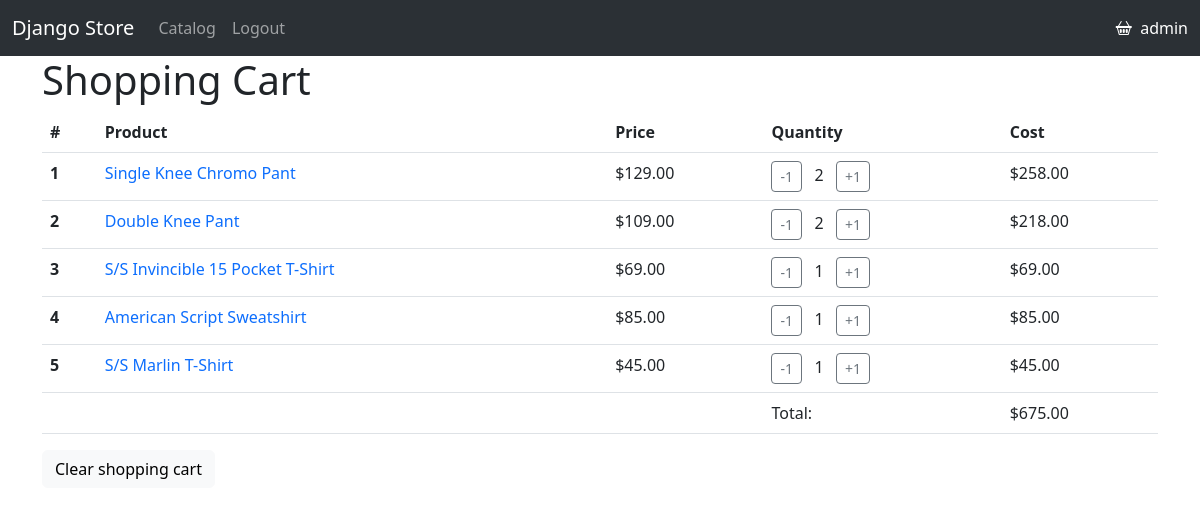
The page /cart/ (signed in) on the database as committed earlier.
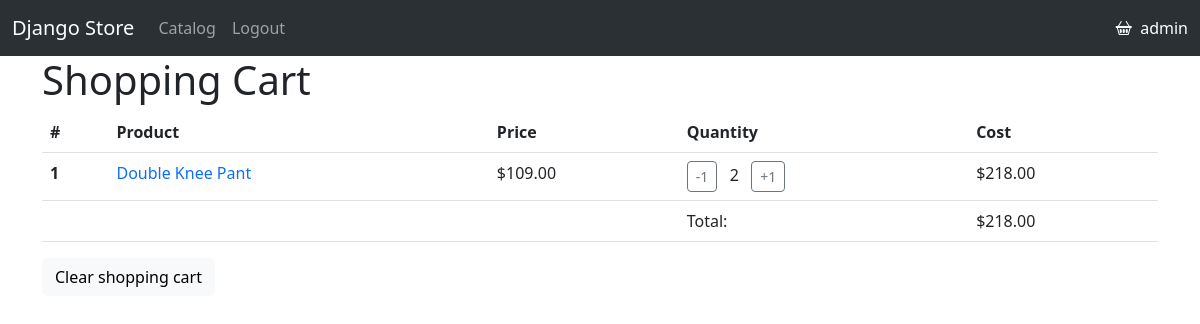
The same page on the database as committed later.
### authuser/models.py (models this page shows)
class User(AbstractUser):
    pass

### shopping_cart/models.py (models this page shows, shortened)
class CartItem(models.Model):
    cart = models.ForeignKey(Cart, on_delete=models.CASCADE, related_name='items')
    product = models.ForeignKey(Product, on_delete=models.CASCADE)
    quantity = models.PositiveIntegerField(default=0)
    def get_cost(self):
        return self.product.price * self.quantity

class Cart(models.Model):
    user = models.ForeignKey(User, on_delete=models.CASCADE)
    updated_at = models.DateTimeField(auto_now_add=True)
    def get_total_cost(self):
        return sum(item.get_cost() for item in self.items.all())

### catalog/models.py (models this page shows, shortened)
class Product(models.Model):
    CATEGORY_CHOICES = [
        ('TS', 'T-shirts'),
        ('SW', 'Sweatshirts'),
        ('PN', 'Pants'),
        ('JC', 'Jackets'),
    ]
    name = models.CharField(max_length=150)
    category = models.CharField(max_length=2, choices=CATEGORY_CHOICES, default=None)
    article_number = models.CharField(max_length=50, unique=True)
    price = models.FloatField()
    stock = models.PositiveIntegerField(default=0)
    image = models.ImageField(upload_to='images/catalog')

### shopping_cart/views.py (the view)
# urls.py: path('cart/', views.show_cart, name='show_cart'),
def show_cart(request):
    cart, _ = Cart.objects.get_or_create(user=request.user)
    return render(request, 'shopping_cart/cart.html', {'cart': cart})

### shopping_cart/templates/shopping_cart/cart.html (shortened to what this page needs)
{% extends 'base.html' %}
{% block content%}
<h1>Shopping Cart</h1>
{% if cart.items.all %}
    <table class="table">
        <thead>
        <tr>
            <th scope="col">#</th>
            <th scope="col">Product</th>
            <th scope="col">Price</th>
            <th scope="col">Quantity</th>
            <th scope="col">Cost</th>
        </tr>
        </thead>
        <tbody>
        {% for item in cart.items.all %}
            <tr>
                <th scope="row">{{ forloop.counter }}</th>
                <td><a href="{% url 'catalog:product_detail' item.product.pk %}" class="text-decoration-none">{{ item.product.name }}</a></td>
                <td>${{ item.product.price|floatformat:2 }}</td>
                <td>
                    <a href="{% url 'shopping_cart:remove_from_cart' item.product.pk %}" role="button" class="btn btn-outline-secondary btn-sm">-1</a>
                    &nbsp;&nbsp;{{ item.quantity }}&nbsp;&nbsp;
                    <a href="{% url 'shopping_cart:add_to_cart' item.product.pk %}" role="button" class="btn btn-outline-secondary btn-sm">+1</a>
                </td>
                <td>${% widthratio item.product.price 1 item.quantity as result %}{{result|floatformat:2}}</td>
            </tr>
        {% endfor %}
            <tr>
                <th scope="row"></th>
                <td></td>
                <td></td>
                <td>Total:</td>
                <td>${{ cart.get_total_cost|floatformat:2 }}</td>
            </tr>
      </tbody>
    </table>
    <a href="{% url 'shopping_cart:clear_cart' %}" role="button" class="btn btn-light">Clear shopping cart</a>
{% else %}
    <p>Your shopping cart is empty</p>
{% endif %}
{% endblock %}

### templates/base.html (shortened to what this page needs)
<!DOCTYPE html>
<html lang="en">
<head>
    <link href="https://cdn.jsdelivr.net/npm/bootstrap@5.3.0-alpha1/dist/css/bootstrap.min.css" rel="stylesheet">
    <link rel="stylesheet" href="https://cdn.jsdelivr.net/npm/bootstrap-icons@1.10.3/font/bootstrap-icons.css">
</head>
<body>
    <nav class="navbar navbar-expand-lg bg-body-tertiary bg-dark" data-bs-theme="dark">
      <div class="container-fluid">
        <a class="navbar-brand" href="{% url 'catalog:product_list' %}">Django Store</a>
        <div class="collapse navbar-collapse" id="navbarNav">
          <ul class="navbar-nav">
            <li class="nav-item">
              <a class="nav-link" href="{% url 'catalog:product_list' %}">Catalog</a>
            </li>
            {% if not user.is_authenticated %}
                <li class="nav-item">
                  <a class="nav-link" href="{% url 'authuser:register' %}">Registration</a>
                </li>
                <li class="nav-item">
                  <a class="nav-link" href="{% url 'authuser:login' %}">Login</a>
                </li>
            {% else %}
                <li class="nav-item">
                  <a class="nav-link" href="{% url 'authuser:logout' %}">Logout</a>
                </li>
            {% endif %}
          </ul>
        </div>
        <span class="navbar-text">
          {% if user.is_authenticated %}
            <a href="{% url 'shopping_cart:show_cart' %}" class="text-decoration-none">
            <i class="bi bi-basket2">&nbsp;</i>
                {{ user.username }}
            </a>
          {% endif %}
        </span>
      </div>
    </nav>
    <div class="container">
        {% block content %}{% endblock %}
    </div>
</body>
</html>

Rows that differ between the two databases and show on the page:
removed CartItem: product.name "Single Knee Chromo Pant", product.price "129.00", quantity "2", result "258.00"
removed CartItem: product.name "S/S Invincible 15 Pocket T-Shirt", product.price "69.00", quantity "1", result "69.00"
removed CartItem: product.name "American Script Sweatshirt", product.price "85.00", quantity "1", result "85.00"
removed CartItem: product.name "S/S Marlin T-Shirt", product.price "45.00", quantity "1", result "45.00"
computed for Cart: get_total_cost "675.00" → "218.00"
